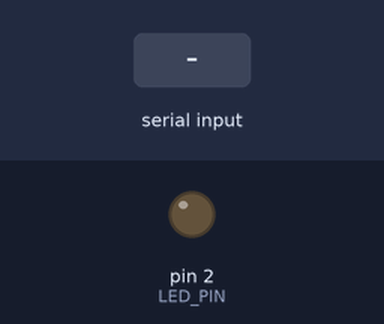
Simulated run of this sketch. Board: Arduino Uno, built with avr-gcc and run on an emulated ATmega328P. Parts: output pins drawn as LEDs (lit = HIGH). Dashed ring = blinking. The test bench sets the inputs (shaded band). What the sketch prints to the serial monitor is not drawn.

Above: at 1.2 s.
1.3 s: "BLINK" received over Serial
At 2.45 s:
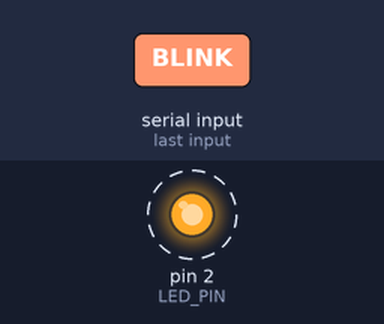
4.3 s: "ON" received over Serial
At 5.8 s:
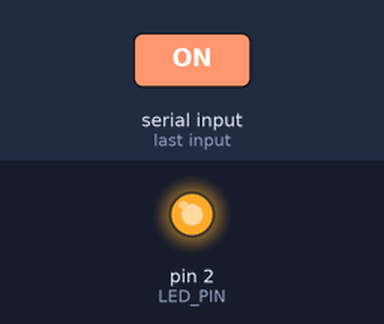
6.7 s: "OFF" received over Serial
At 8.9 s:
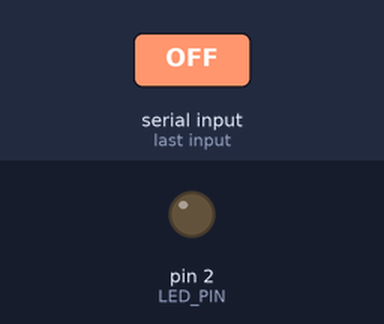
Timing chart, 0 to 10.4 s (numbered marks = the images above; inputs shaded):
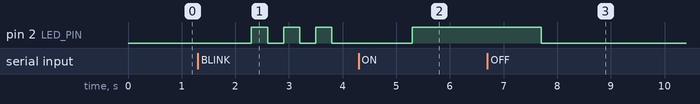

The sketch:

sketch.ino
```cpp
// Day 5: Control LED using Serial Commands

const int LED_PIN = 2;
String receivedCommand = "";  // Store incoming command

void setup() {
  Serial.begin(115200);
  pinMode(LED_PIN, OUTPUT);
  digitalWrite(LED_PIN, LOW);  // Start with LED OFF

  Serial.println("=== LED Controller ===");
  Serial.println("Commands you can send:");
  Serial.println("  ON  - Turn LED ON");
  Serial.println("  OFF - Turn LED OFF");
  Serial.println("  BLINK - LED blinks 3 times");
  Serial.println("  HELP - Show this menu");
  Serial.println("=========================");
}

void loop() {
  // Check if any data is available from Serial Monitor
  if (Serial.available() > 0) {

    // Read the incoming command as a string
    receivedCommand = Serial.readString();

    // Remove any extra spaces or newline characters
    receivedCommand.trim();

    // Convert to uppercase for easier comparison
    receivedCommand.toUpperCase();

    // Check which command was sent
    if (receivedCommand == "ON") {
      digitalWrite(LED_PIN, HIGH);
      Serial.println("✅ LED turned ON");
    }
    else if (receivedCommand == "OFF") {
      digitalWrite(LED_PIN, LOW);
      Serial.println("✅ LED turned OFF");
    }
    else if (receivedCommand == "BLINK") {
      Serial.println("💡 LED blinking 3 times...");
      for (int i = 0; i < 3; i++) {
        digitalWrite(LED_PIN, HIGH);
        delay(300);
        digitalWrite(LED_PIN, LOW);
        delay(300);
      }
      Serial.println("✅ Blinking complete!");
    }
    else if (receivedCommand == "HELP") {
      Serial.println("--- Available Commands ---");
      Serial.println("ON    - Turn LED ON");
      Serial.println("OFF   - Turn LED OFF");
      Serial.println("BLINK - LED blinks 3 times");
      Serial.println("HELP  - Show this menu");
      Serial.println("--------------------------");
    }
    else {
      Serial.print("❌ Unknown command: ");
      Serial.print(receivedCommand);
      Serial.println(". Type HELP for available commands.");
    }
  }

  // No delay needed - keeps listening continuously
}
```

Measured:
- after the input at 1.3 s, pin 2 (LED_PIN): alternates HIGH for 0.30 s and LOW for 0.30 s, starting after 1.0 s
- after the input at 4.3 s, pin 2 (LED_PIN): LOW → HIGH after 1.0 s
- after the input at 6.7 s, pin 2 (LED_PIN): HIGH → LOW after 1.0 s
